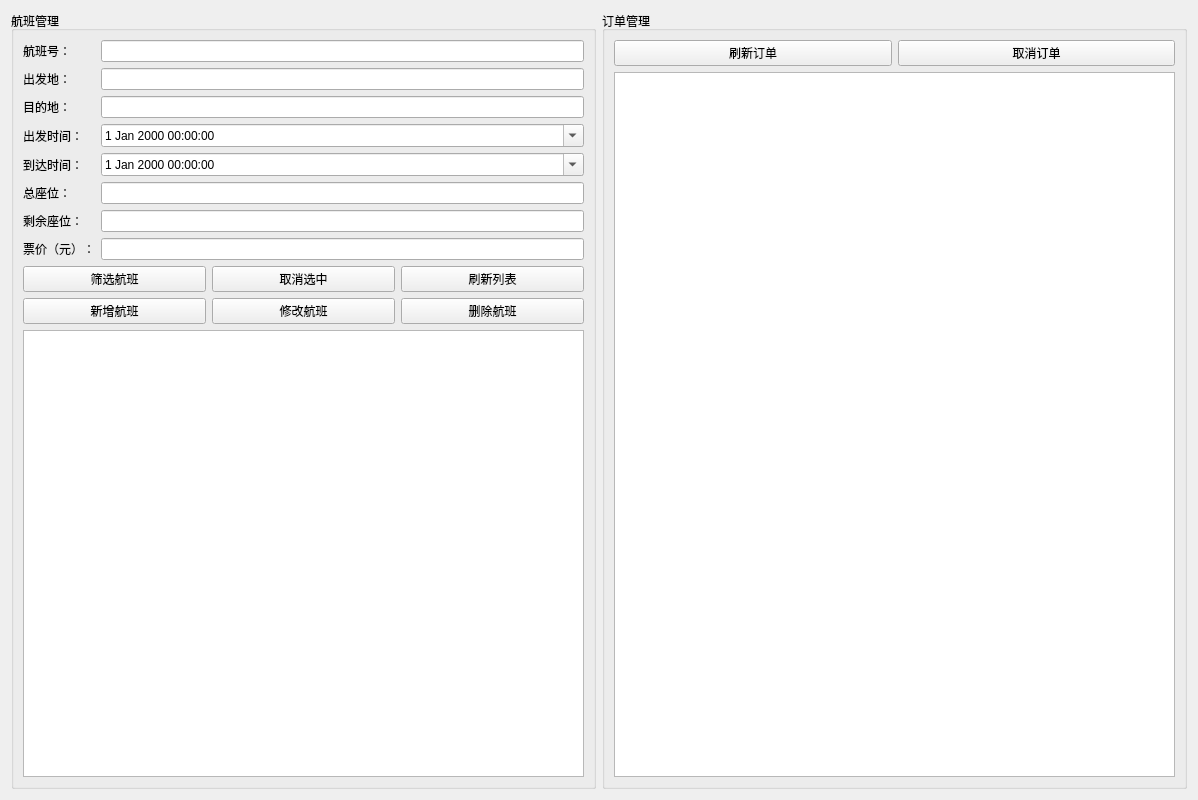
<?xml version="1.0" encoding="UTF-8"?>
<ui version="4.0">
 <class>AdminFlightManager</class>
 <widget class="QWidget" name="AdminFlightManager">
  <property name="geometry">
   <rect>
    <x>0</x>
    <y>0</y>
    <width>1198</width>
    <height>800</height>
   </rect>
  </property>
  <property name="windowTitle">
   <string>管理员航班订单管理</string>
  </property>
  <layout class="QGridLayout" name="gridLayout">
   <item row="0" column="0">
    <widget class="QGroupBox" name="groupBox">
     <property name="title">
      <string>航班管理</string>
     </property>
     <layout class="QVBoxLayout" name="verticalLayout_2">
      <item>
       <layout class="QFormLayout" name="formLayout">
        <item row="0" column="0">
         <widget class="QLabel" name="label_2">
          <property name="text">
           <string>航班号：</string>
          </property>
         </widget>
        </item>
        <item row="0" column="1">
         <widget class="QLineEdit" name="leFlightNo"/>
        </item>
        <item row="1" column="0">
         <widget class="QLabel" name="label_3">
          <property name="text">
           <string>出发地：</string>
          </property>
         </widget>
        </item>
        <item row="1" column="1">
         <widget class="QLineEdit" name="leDepartCity"/>
        </item>
        <item row="2" column="0">
         <widget class="QLabel" name="label_4">
          <property name="text">
           <string>目的地：</string>
          </property>
         </widget>
        </item>
        <item row="2" column="1">
         <widget class="QLineEdit" name="leArriveCity"/>
        </item>
        <item row="3" column="0">
         <widget class="QLabel" name="label_5">
          <property name="text">
           <string>出发时间：</string>
          </property>
         </widget>
        </item>
        <item row="3" column="1">
         <widget class="QDateTimeEdit" name="dtDepart">
          <property name="calendarPopup">
           <bool>true</bool>
          </property>
         </widget>
        </item>
        <item row="4" column="0">
         <widget class="QLabel" name="label_6">
          <property name="text">
           <string>到达时间：</string>
          </property>
         </widget>
        </item>
        <item row="4" column="1">
         <widget class="QDateTimeEdit" name="dtArrive">
          <property name="calendarPopup">
           <bool>true</bool>
          </property>
         </widget>
        </item>
        <item row="5" column="0">
         <widget class="QLabel" name="label_7">
          <property name="text">
           <string>总座位：</string>
          </property>
         </widget>
        </item>
        <item row="5" column="1">
         <widget class="QLineEdit" name="leTotalSeats"/>
        </item>
        <item row="6" column="0">
         <widget class="QLabel" name="label_8">
          <property name="text">
           <string>剩余座位：</string>
          </property>
         </widget>
        </item>
        <item row="6" column="1">
         <widget class="QLineEdit" name="leRemainSeats"/>
        </item>
        <item row="7" column="0">
         <widget class="QLabel" name="label_9">
          <property name="text">
           <string>票价（元）：</string>
          </property>
         </widget>
        </item>
        <item row="7" column="1">
         <widget class="QLineEdit" name="lePrice"/>
        </item>
       </layout>
      </item>
      <item>
       <layout class="QHBoxLayout" name="horizontalLayout_5">
        <item>
         <widget class="QPushButton" name="btnFilter">
          <property name="text">
           <string>筛选航班</string>
          </property>
         </widget>
        </item>
        <item>
         <widget class="QPushButton" name="btnCancelChoose">
          <property name="text">
           <string>取消选中</string>
          </property>
         </widget>
        </item>
        <item>
         <widget class="QPushButton" name="btnRefreshFlight">
          <property name="text">
           <string>刷新列表</string>
          </property>
         </widget>
        </item>
       </layout>
      </item>
      <item>
       <layout class="QHBoxLayout" name="horizontalLayout_2">
        <item>
         <widget class="QPushButton" name="btnAddFlight">
          <property name="text">
           <string>新增航班</string>
          </property>
         </widget>
        </item>
        <item>
         <widget class="QPushButton" name="btnModifyFlight">
          <property name="text">
           <string>修改航班</string>
          </property>
         </widget>
        </item>
        <item>
         <widget class="QPushButton" name="btnDeleteFlight">
          <property name="text">
           <string>删除航班</string>
          </property>
         </widget>
        </item>
       </layout>
      </item>
      <item>
       <widget class="QTableWidget" name="flightTable"/>
      </item>
     </layout>
    </widget>
   </item>
   <item row="0" column="1">
    <widget class="QGroupBox" name="groupBox_2">
     <property name="title">
      <string>订单管理</string>
     </property>
     <layout class="QVBoxLayout" name="verticalLayout_3">
      <item>
       <layout class="QHBoxLayout" name="horizontalLayout_3">
        <item>
         <widget class="QPushButton" name="btnRefreshOrder">
          <property name="text">
           <string>刷新订单</string>
          </property>
         </widget>
        </item>
        <item>
         <widget class="QPushButton" name="btnCancelOrder">
          <property name="text">
           <string>取消订单</string>
          </property>
         </widget>
        </item>
       </layout>
      </item>
      <item>
       <widget class="QTableWidget" name="orderTable"/>
      </item>
     </layout>
    </widget>
   </item>
  </layout>
 </widget>
 <resources/>
 <connections/>
</ui>
